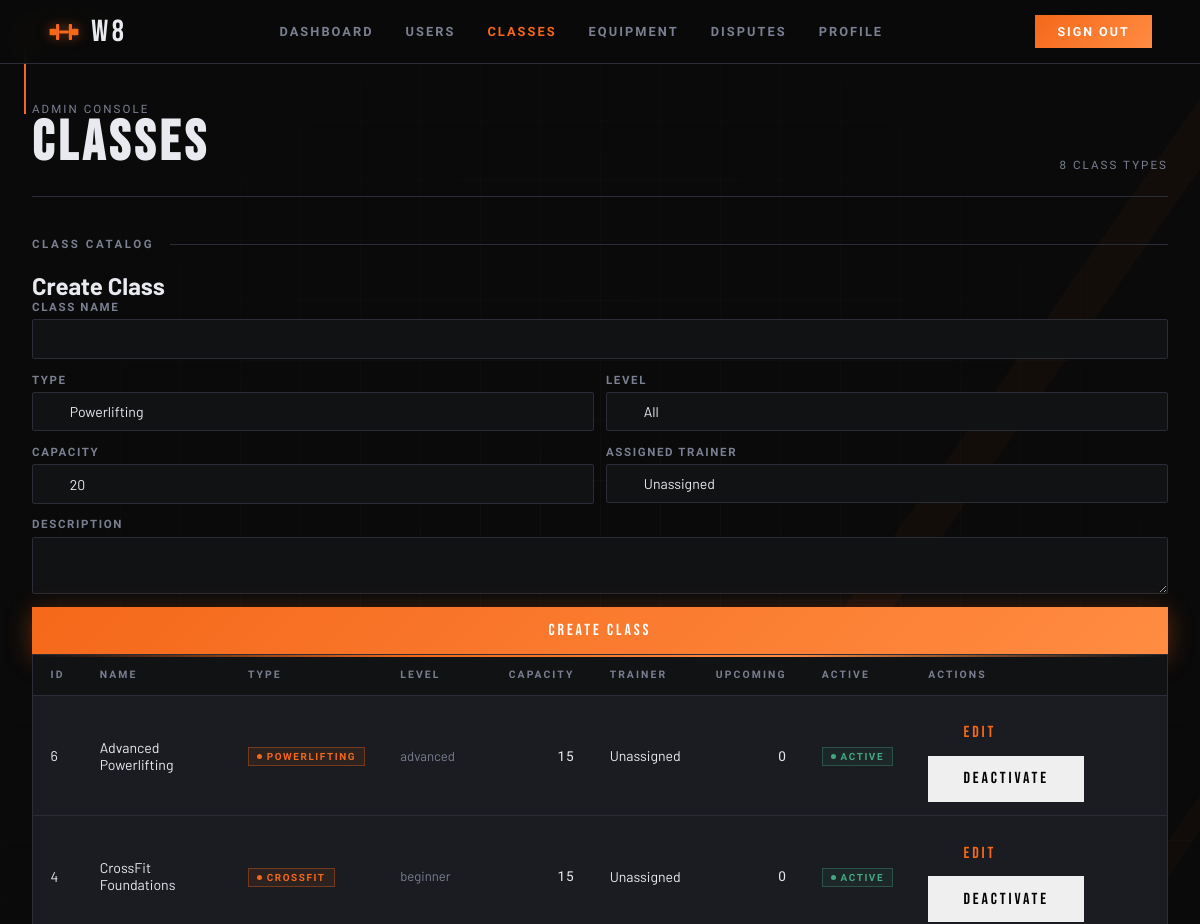
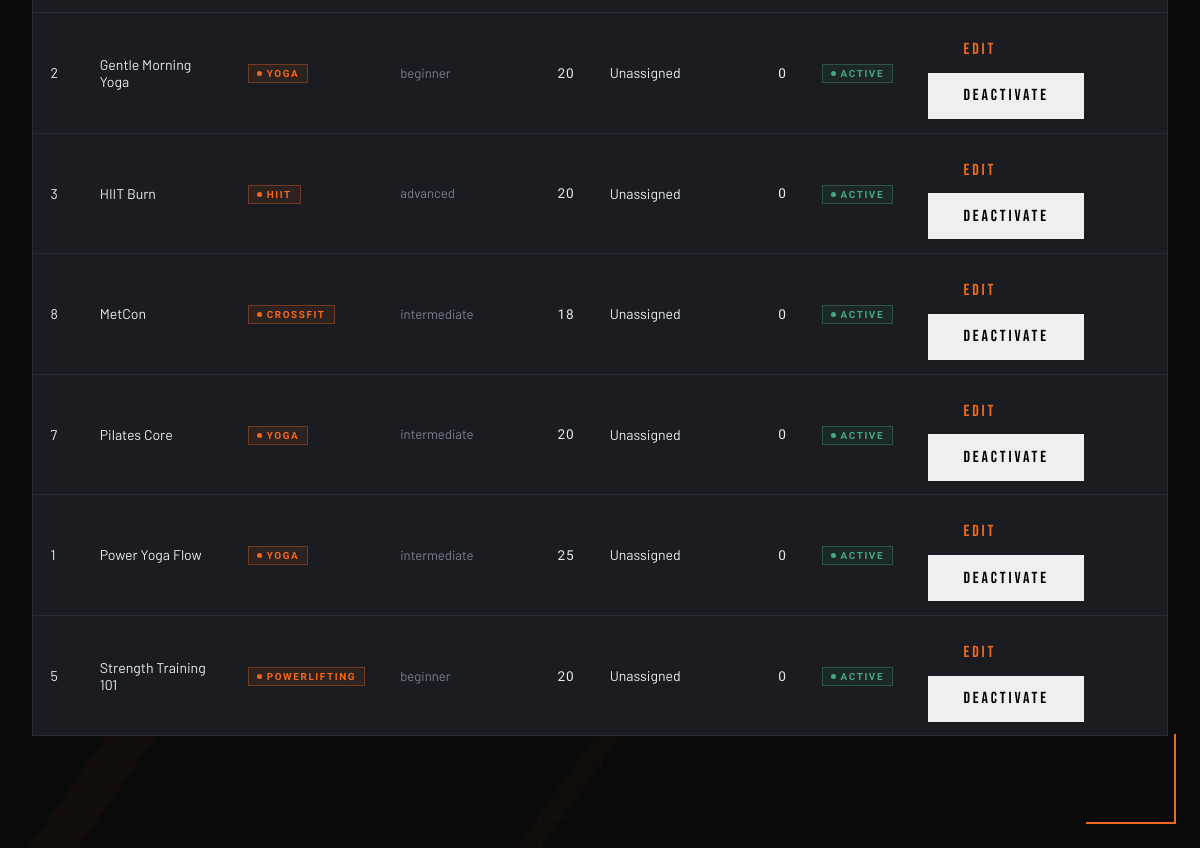
The app's page /pages/admin_classes.php (signed in), older data (2 pictures, top to bottom).
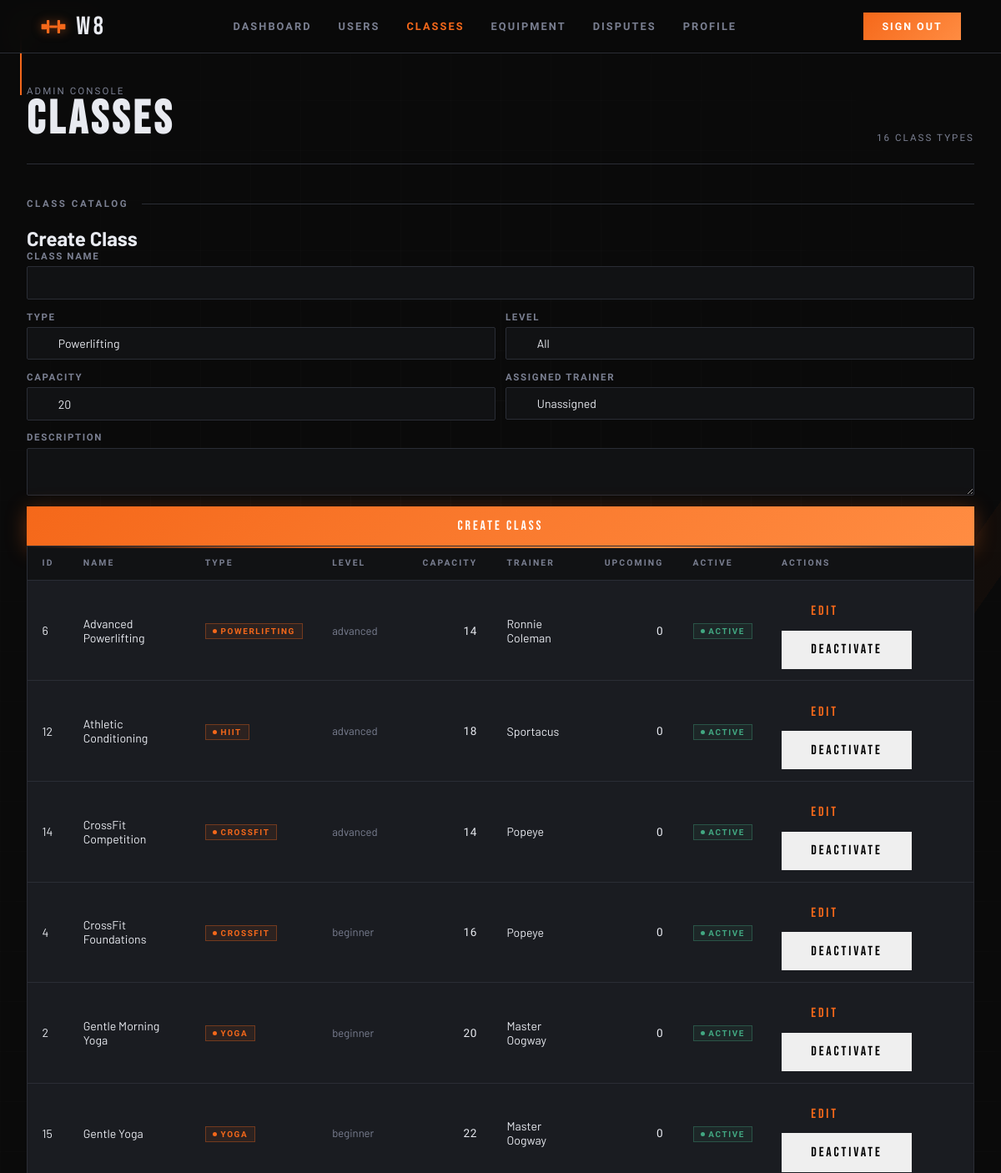
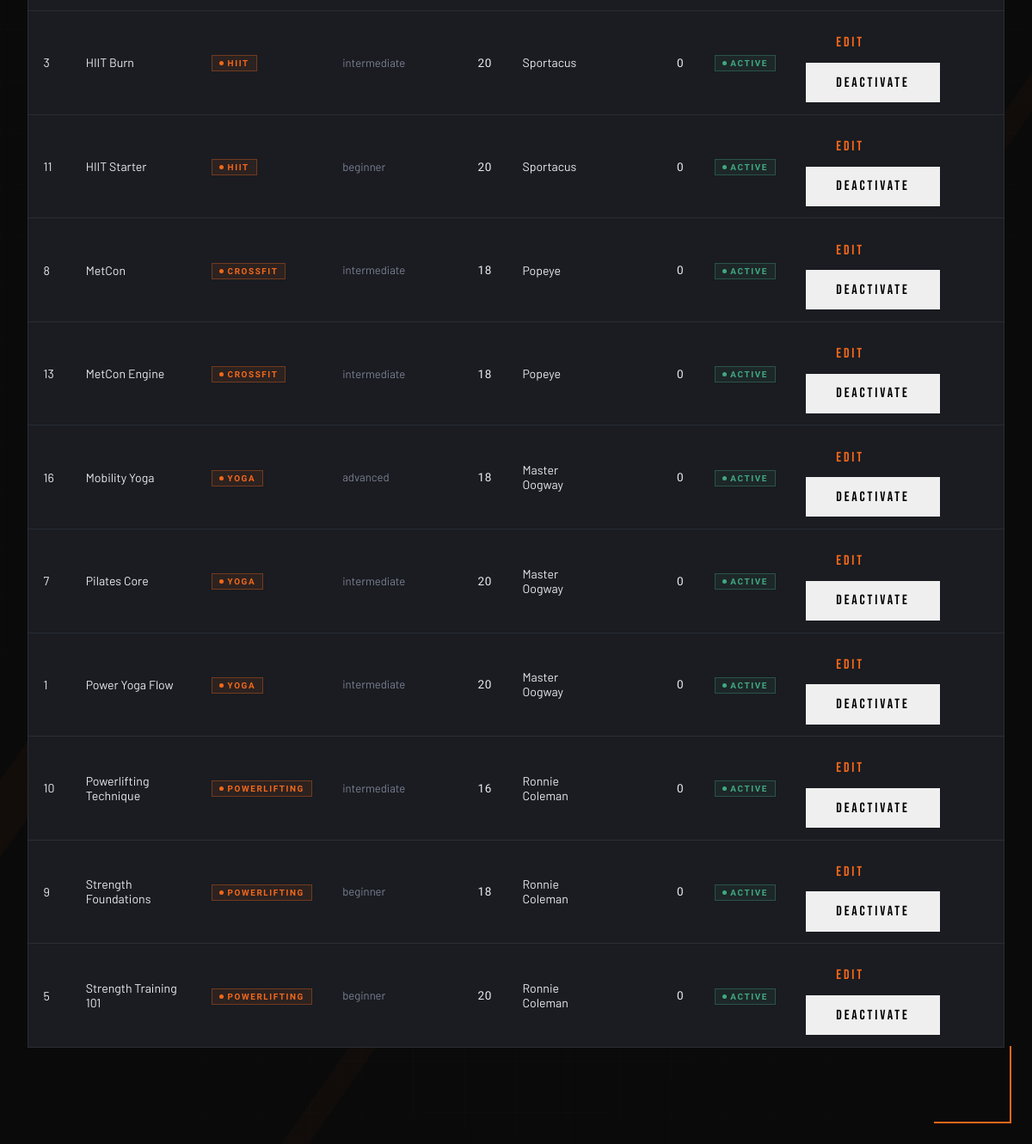
The same page, newer data (2 pictures, top to bottom).
### tables this page shows
CREATE TABLE classes (
  id            INTEGER PRIMARY KEY AUTOINCREMENT,
  name          TEXT    NOT NULL,
  type          TEXT    NOT NULL
                        CHECK (type IN ('powerlifting','hiit','crossfit','yoga','other')),
  level         TEXT    NOT NULL DEFAULT 'all'
                        CHECK (level IN ('all','beginner','intermediate','advanced')),
  description   TEXT    DEFAULT NULL,
  duration_min  INTEGER NOT NULL DEFAULT 60,
  capacity      INTEGER NOT NULL DEFAULT 20,
  trainer_id    INTEGER DEFAULT NULL,
  is_active     INTEGER NOT NULL DEFAULT 1,
  created_at    TEXT    NOT NULL DEFAULT (datetime('now')),
  updated_at    TEXT    NOT NULL DEFAULT (datetime('now')),
  FOREIGN KEY (trainer_id) REFERENCES users(id) ON DELETE SET NULL
);

### pages/admin_classes.php (the view, shortened to what the changed rows need)
<?php
$db = get_db();
$stmt = $db->query(
    'SELECT c.id, c.name, c.type, c.level, c.capacity, c.trainer_id, c.is_active,
            u.first_name, u.last_name,
            COUNT(cs.id) AS upcoming_sessions
     FROM classes c
     LEFT JOIN users u ON u.id = c.trainer_id
     LEFT JOIN class_sessions cs ON cs.class_id = c.id
        AND cs.scheduled_at >= datetime("now")
        AND cs.status = "scheduled"
     GROUP BY c.id
     ORDER BY c.name'
);
$classes = $stmt->fetchAll();
$editClass = null;
?>
<!doctype html>
<html lang="en">
<head>
  <link rel="stylesheet" href="../css/base.css">
  <link rel="stylesheet" href="../css/components.css">
  <link rel="stylesheet" href="../css/admin.css">
</head>
<body>
  <main class="admin-layout">
    <header class="admin-header">
      <div>
        <div class="admin-header__sub">Admin Console</div>
        <h1 class="admin-header__title">Classes</h1>
      </div>
      <div class="admin-header__sub"><?= count($classes) ?> class types</div>
    </header>
    <section class="admin-section">
      <div class="admin-section__forms">
        <div class="admin-panel admin-panel--split">
          <div class="admin-panel__block">
            <h2 class="admin-panel__title"><?= $editClass ? 'Edit Class' : 'Create Class' ?></h2>
          </div>
        </div>
      </div>
      <div class="admin-table-wrap">
        <table class="admin-table">
          <thead>
            <tr>
              <th>ID</th>
              <th>Name</th>
              <th>Type</th>
              <th>Level</th>
              <th>Capacity</th>
              <th>Trainer</th>
              <th>Upcoming</th>
              <th>Active</th>
              <th>Actions</th>
            </tr>
          </thead>
          <tbody>
            <?php foreach ($classes as $c): ?>
            <tr>
              <td><?= (int)$c['id'] ?></td>
              <td><?= htmlspecialchars($c['name'], ENT_QUOTES, 'UTF-8') ?></td>
              <td><span class="badge badge--scheduled"><?= htmlspecialchars($c['type'], ENT_QUOTES, 'UTF-8') ?></span></td>
              <td class="muted"><?= htmlspecialchars($c['level'], ENT_QUOTES, 'UTF-8') ?></td>
              <td class="num"><?= (int)$c['capacity'] ?></td>
              <td><?= $c['trainer_id'] ? htmlspecialchars($c['first_name'] . ' ' . $c['last_name'], ENT_QUOTES, 'UTF-8') : '<span class="muted">Unassigned</span>' ?></td>
              <td class="num"><?= (int)$c['upcoming_sessions'] ?></td>
              <td><span class="badge <?= $c['is_active'] ? 'badge--active' : 'badge--inactive' ?>"><?= $c['is_active'] ? 'Active' : 'Inactive' ?></span></td>
              <td>
                <a class="btn btn-secondary" href="?edit_class=<?= (int)$c['id'] ?>">Edit</a>
                <form method="post" action="../actions/admin_toggle_class.php" style="display:inline; margin:0;">
                  <button class="btn btn-ghost" type="submit"><?= $c['is_active'] ? 'Deactivate' : 'Reactivate' ?></button>
                </form>
              </td>
            </tr>
            <?php endforeach; ?>
          </tbody>
        </table>
      </div>
    </section>
  </main>
</body>
</html>

Row changes from the older to the newer data that the page shows:
changed classes "Advanced Powerlifting": capacity "15" → "14"; last_name (not shown) → "Ronnie Coleman"; no longer shows "Unassigned"
added classes: id "12", name "Athletic Conditioning", type "HIIT", level "advanced", capacity "18", last_name "Sportacus", upcoming_sessions "0", is_active "ACTIVE"
added classes: id "14", name "CrossFit Competition", type "CROSSFIT", level "advanced", capacity "14", last_name "Popeye", upcoming_sessions "0", is_active "ACTIVE"
changed classes "CrossFit Foundations": capacity "15" → "16"; last_name (not shown) → "Popeye"; no longer shows "Unassigned"
changed classes "Gentle Morning Yoga": last_name (not shown) → "Master Oogway"; no longer shows "Unassigned"
added classes: id "15", name "Gentle Yoga", type "YOGA", level "beginner", capacity "22", last_name "Master Oogway", upcoming_sessions "0", is_active "ACTIVE"
changed classes "HIIT Burn": level "advanced" → "intermediate"; last_name (not shown) → "Sportacus"; no longer shows "Unassigned"
added classes: id "11", name "HIIT Starter", type "HIIT", level "beginner", capacity "20", last_name "Sportacus", upcoming_sessions "0", is_active "ACTIVE"
changed classes "MetCon": last_name (not shown) → "Popeye"; no longer shows "Unassigned"
added classes: id "13", name "MetCon Engine", type "CROSSFIT", level "intermediate", capacity "18", last_name "Popeye", upcoming_sessions "0", is_active "ACTIVE"
added classes: id "16", name "Mobility Yoga", type "YOGA", level "advanced", capacity "18", last_name "Master Oogway", upcoming_sessions "0", is_active "ACTIVE"
changed classes "Pilates Core": last_name (not shown) → "Master Oogway"; no longer shows "Unassigned"
changed classes "Power Yoga Flow": capacity "25" → "20"; last_name (not shown) → "Master Oogway"; no longer shows "Unassigned"
added classes: id "10", name "Powerlifting Technique", type "POWERLIFTING", level "intermediate", capacity "16", last_name "Ronnie Coleman", upcoming_sessions "0", is_active "ACTIVE"
added classes: id "9", name "Strength Foundations", type "POWERLIFTING", level "beginner", capacity "18", last_name "Ronnie Coleman", upcoming_sessions "0", is_active "ACTIVE"
changed classes "Strength Training 101": last_name (not shown) → "Ronnie Coleman"; no longer shows "Unassigned"
Text that changed along with them:
count($classes): "8" → "16"
